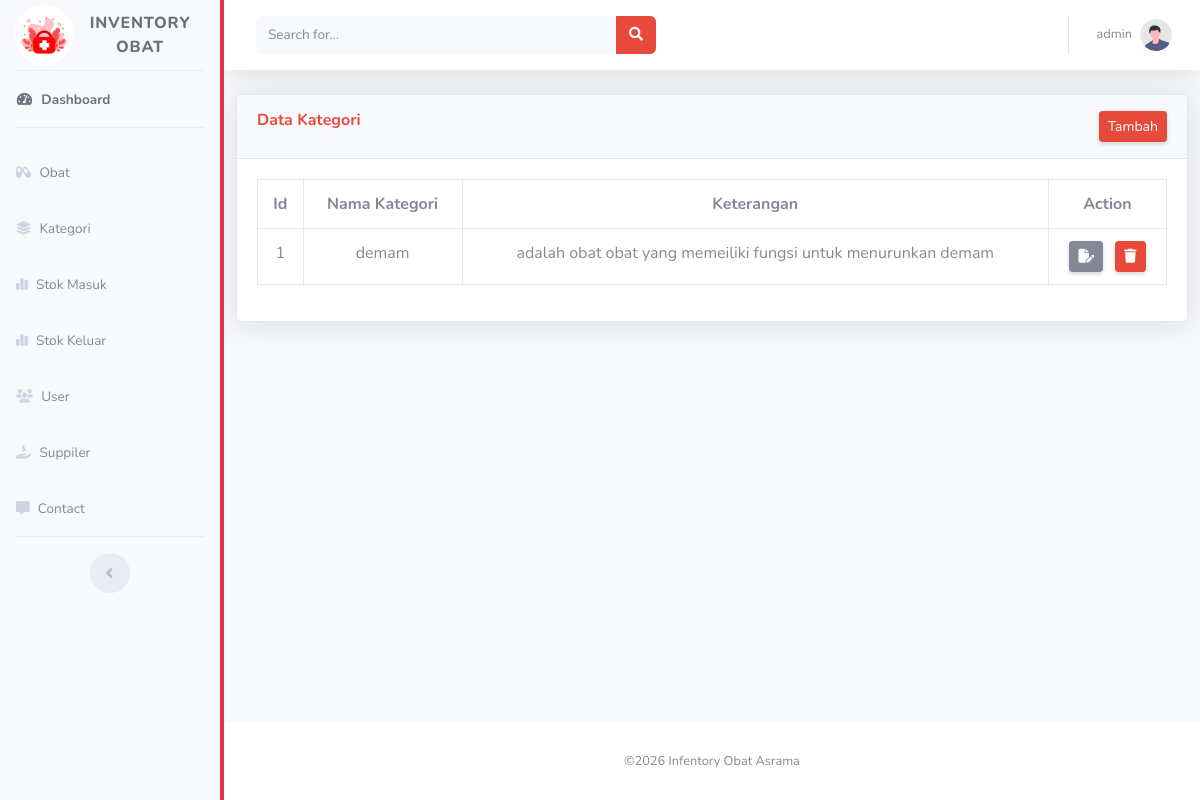
/index.php?page=kategori (signed in), run on the app's committed database.
### tables this page shows
CREATE TABLE `kategori` (
  `id_kategori` int NOT NULL,
  `nama_kategori` varchar(255) DEFAULT NULL,
  `keterangan` text
);

### kategori.php (the view, shortened to what this page needs)
<?php
include 'koneksi.php';
$sql = mysqli_query($connect, 'SELECT * FROM kategori');
?>
<!DOCTYPE html>
<html lang="en">
<head>
     <link rel="stylesheet" href="https://cdnjs.cloudflare.com/ajax/libs/font-awesome/6.5.2/css/all.min.css">
    <link href="vendor/fontawesome-free/css/all.min.css" rel="stylesheet" type="text/css">
    <link href="css/sb-admin-2.min.css" rel="stylesheet">
</head>
<body>
    <div class="card shadow mb-4 w-100">
                        <div class="card-header py-3 d-flex justify-content-between">
                            <h6 class="m-0 font-weight-bold text-danger">Data Kategori</h6>
                            <?php if($_SESSION['user']['level'] == 'admin'): ?>
                            <a href="index.php?page=tambah_kategori" class="d-none d-sm-inline-block btn btn-sm btn-danger shadow-sm">
                                            Tambah
                                        </a>
                            <?php endif; ?>
                        </div>
                         <div class="card-body">
                            <div class="table-responsive ">
                                <table class="table table-bordered" method='GET'>
                                    <tr class="text-center">
                                        <th>Id</th>
                                        <th>Nama Kategori</th>
                                        <th>Keterangan</th>
                                        <?php if($_SESSION['user']['level'] == 'admin'): ?>
                                        <th>Action</th>
                                        <?php endif; ?>
                                    </tr>
                                    <?php
                                    while($t = mysqli_fetch_assoc($sql)):
                                    ?>
                                    <tr class="text-center">
                                        <td><?= $t['id_kategori']; ?></td>
                                        <td><?= $t['nama_kategori']; ?></td>
                                        <td><?= $t['keterangan'] ?></td>
                                        <?php if($_SESSION['user']['level'] == 'admin'): ?>
                                        <td><a href="index.php?page=update_kategori&id=<?= $t['id_kategori']; ?>" class="d-none d-sm-inline-block btn btn-sm btn-secondary shadow-sm">
                                            <i class="fa-solid fa-file-pen"></i></a>
                                            <a href="index.php?page=hapus_kategori&id=<?= $t['id_kategori']; ?>" onclick="return confirm('Yakin ingin menghapus data ini?')" class="d-none d-sm-inline-block btn btn-sm btn-danger ml-2 shadow-sm">
                                            <i class="fa-solid fa-trash">
                                            </i>
                                        </a></td>
                                        <?php endif; ?>
                                    </tr>
                                    <?php
                                    endwhile;
                                    ?>
                                </table>
                            </div>
                        </div>
    </div>
</body>
</html>

### data on the page
kategori: id_kategori "1", nama_kategori "demam", keterangan "adalah obat obat yang memeiliki fungsi untuk menurunkan demam"

### other printed values
$_SESSION['user']['username'] "admin"
